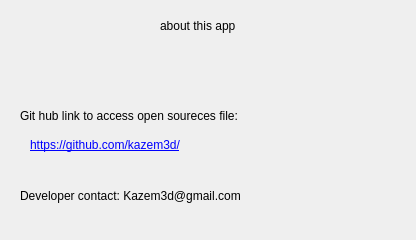
<?xml version="1.0" encoding="UTF-8"?>
<ui version="4.0">
 <class>Dialog</class>
 <widget class="QDialog" name="Dialog">
  <property name="geometry">
   <rect>
    <x>0</x>
    <y>0</y>
    <width>416</width>
    <height>240</height>
   </rect>
  </property>
  <property name="windowTitle">
   <string>Dialog</string>
  </property>
  <widget class="QLabel" name="label">
   <property name="geometry">
    <rect>
     <x>20</x>
     <y>160</y>
     <width>251</width>
     <height>71</height>
    </rect>
   </property>
   <property name="text">
    <string>Developer contact: Kazem3d@gmail.com</string>
   </property>
   <property name="openExternalLinks">
    <bool>true</bool>
   </property>
  </widget>
  <widget class="QLabel" name="label_2">
   <property name="geometry">
    <rect>
     <x>160</x>
     <y>0</y>
     <width>81</width>
     <height>51</height>
    </rect>
   </property>
   <property name="text">
    <string>about this app</string>
   </property>
  </widget>
  <widget class="QLabel" name="label_3">
   <property name="geometry">
    <rect>
     <x>20</x>
     <y>100</y>
     <width>331</width>
     <height>31</height>
    </rect>
   </property>
   <property name="text">
    <string>Git hub link to access open soureces file:</string>
   </property>
  </widget>
  <widget class="QLabel" name="label_4">
   <property name="geometry">
    <rect>
     <x>30</x>
     <y>130</y>
     <width>171</width>
     <height>31</height>
    </rect>
   </property>
   <property name="text">
    <string>&lt;html&gt;&lt;head/&gt;&lt;body&gt;&lt;p&gt;&lt;a href=&quot;https://github.com/kazem3d/&quot;&gt;&lt;span style=&quot; text-decoration: underline; color:#0000ff;&quot;&gt;https://github.com/kazem3d/&lt;/span&gt;&lt;/a&gt;&lt;/p&gt;&lt;/body&gt;&lt;/html&gt;</string>
   </property>
   <property name="openExternalLinks">
    <bool>true</bool>
   </property>
  </widget>
 </widget>
 <resources/>
 <connections/>
</ui>
